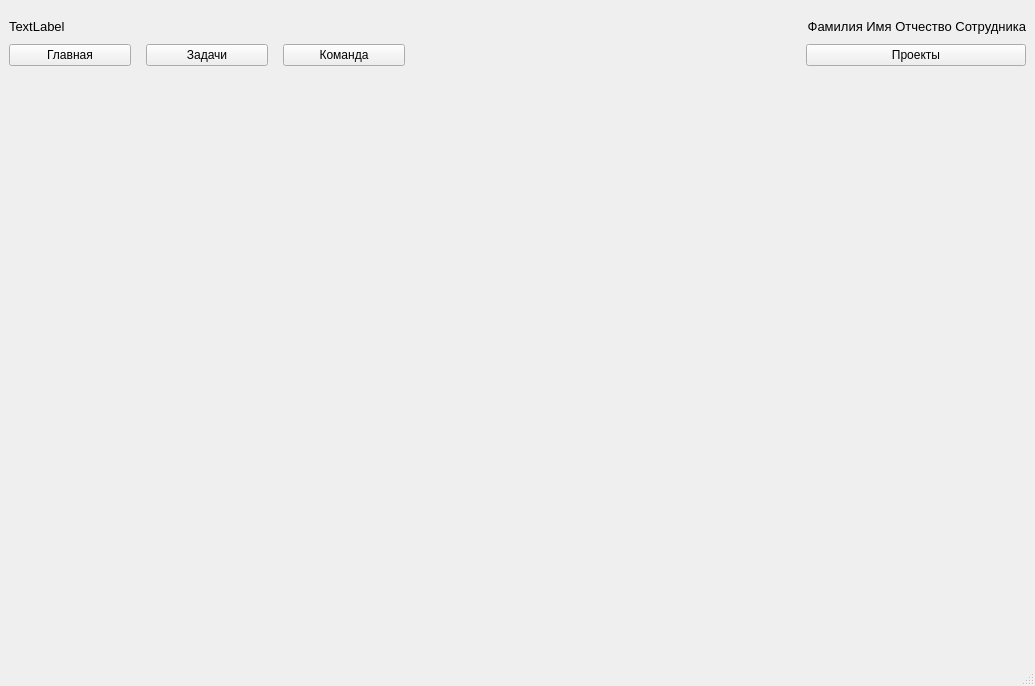
<?xml version="1.0" encoding="UTF-8"?>
<ui version="4.0">
 <class>MainWindow</class>
 <widget class="QMainWindow" name="MainWindow">
  <property name="geometry">
   <rect>
    <x>0</x>
    <y>0</y>
    <width>1035</width>
    <height>686</height>
   </rect>
  </property>
  <property name="windowTitle">
   <string>MainWindow</string>
  </property>
  <widget class="QWidget" name="centralwidget">
   <layout class="QVBoxLayout" name="verticalLayout">
    <item>
     <layout class="QGridLayout" name="menu_head">
      <property name="topMargin">
       <number>10</number>
      </property>
      <property name="bottomMargin">
       <number>10</number>
      </property>
      <property name="verticalSpacing">
       <number>10</number>
      </property>
      <item row="0" column="0">
       <widget class="QLabel" name="project_name">
        <property name="font">
         <font>
          <pointsize>10</pointsize>
         </font>
        </property>
        <property name="text">
         <string>TextLabel</string>
        </property>
       </widget>
      </item>
      <item row="1" column="0">
       <layout class="QHBoxLayout" name="horizontalLayout">
        <property name="spacing">
         <number>15</number>
        </property>
        <item>
         <widget class="QPushButton" name="welcome">
          <property name="sizePolicy">
           <sizepolicy hsizetype="Expanding" vsizetype="Fixed">
            <horstretch>0</horstretch>
            <verstretch>0</verstretch>
           </sizepolicy>
          </property>
          <property name="minimumSize">
           <size>
            <width>0</width>
            <height>20</height>
           </size>
          </property>
          <property name="maximumSize">
           <size>
            <width>16777215</width>
            <height>16777215</height>
           </size>
          </property>
          <property name="text">
           <string>Главная</string>
          </property>
         </widget>
        </item>
        <item>
         <widget class="QPushButton" name="tasks">
          <property name="sizePolicy">
           <sizepolicy hsizetype="Expanding" vsizetype="Fixed">
            <horstretch>0</horstretch>
            <verstretch>0</verstretch>
           </sizepolicy>
          </property>
          <property name="minimumSize">
           <size>
            <width>0</width>
            <height>20</height>
           </size>
          </property>
          <property name="maximumSize">
           <size>
            <width>16777215</width>
            <height>16777215</height>
           </size>
          </property>
          <property name="text">
           <string>Задачи</string>
          </property>
         </widget>
        </item>
        <item>
         <widget class="QPushButton" name="team">
          <property name="sizePolicy">
           <sizepolicy hsizetype="Expanding" vsizetype="Fixed">
            <horstretch>0</horstretch>
            <verstretch>0</verstretch>
           </sizepolicy>
          </property>
          <property name="minimumSize">
           <size>
            <width>0</width>
            <height>20</height>
           </size>
          </property>
          <property name="maximumSize">
           <size>
            <width>16777215</width>
            <height>16777215</height>
           </size>
          </property>
          <property name="text">
           <string>Команда</string>
          </property>
         </widget>
        </item>
       </layout>
      </item>
      <item row="1" column="1">
       <spacer name="horizontalSpacer">
        <property name="orientation">
         <enum>Qt::Horizontal</enum>
        </property>
        <property name="sizeHint" stdset="0">
         <size>
          <width>30</width>
          <height>20</height>
         </size>
        </property>
       </spacer>
      </item>
      <item row="1" column="2">
       <widget class="QPushButton" name="projects">
        <property name="text">
         <string>Проекты</string>
        </property>
       </widget>
      </item>
      <item row="0" column="2">
       <widget class="QLabel" name="emp_name">
        <property name="font">
         <font>
          <pointsize>10</pointsize>
         </font>
        </property>
        <property name="text">
         <string>Фамилия Имя Отчество Сотрудника</string>
        </property>
        <property name="alignment">
         <set>Qt::AlignRight|Qt::AlignTrailing|Qt::AlignVCenter</set>
        </property>
       </widget>
      </item>
     </layout>
    </item>
    <item>
     <widget class="QStackedWidget" name="stackedWidget">
      <property name="currentIndex">
       <number>0</number>
      </property>
      <widget class="QWidget" name="page"/>
      <widget class="QWidget" name="page_2"/>
     </widget>
    </item>
   </layout>
  </widget>
  <widget class="QStatusBar" name="statusbar"/>
 </widget>
 <resources/>
 <connections/>
</ui>
